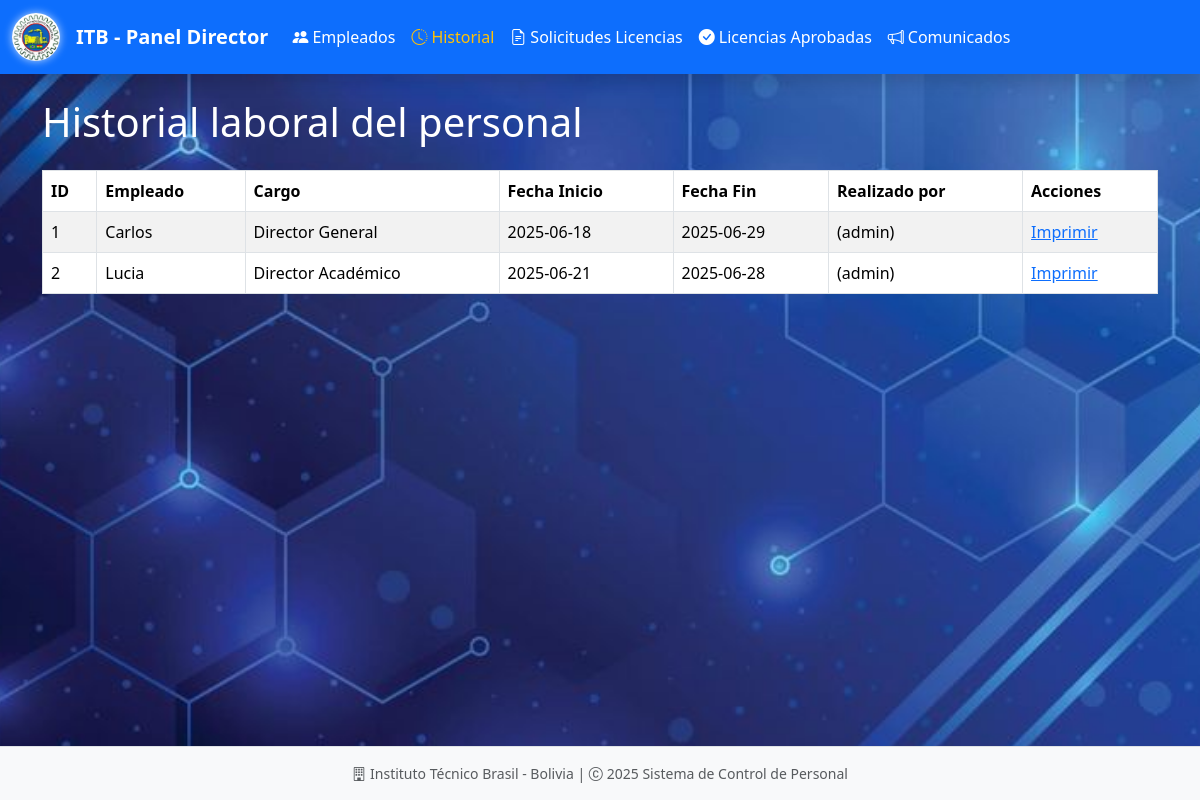
Before: /director/historiales/ with the older database file.
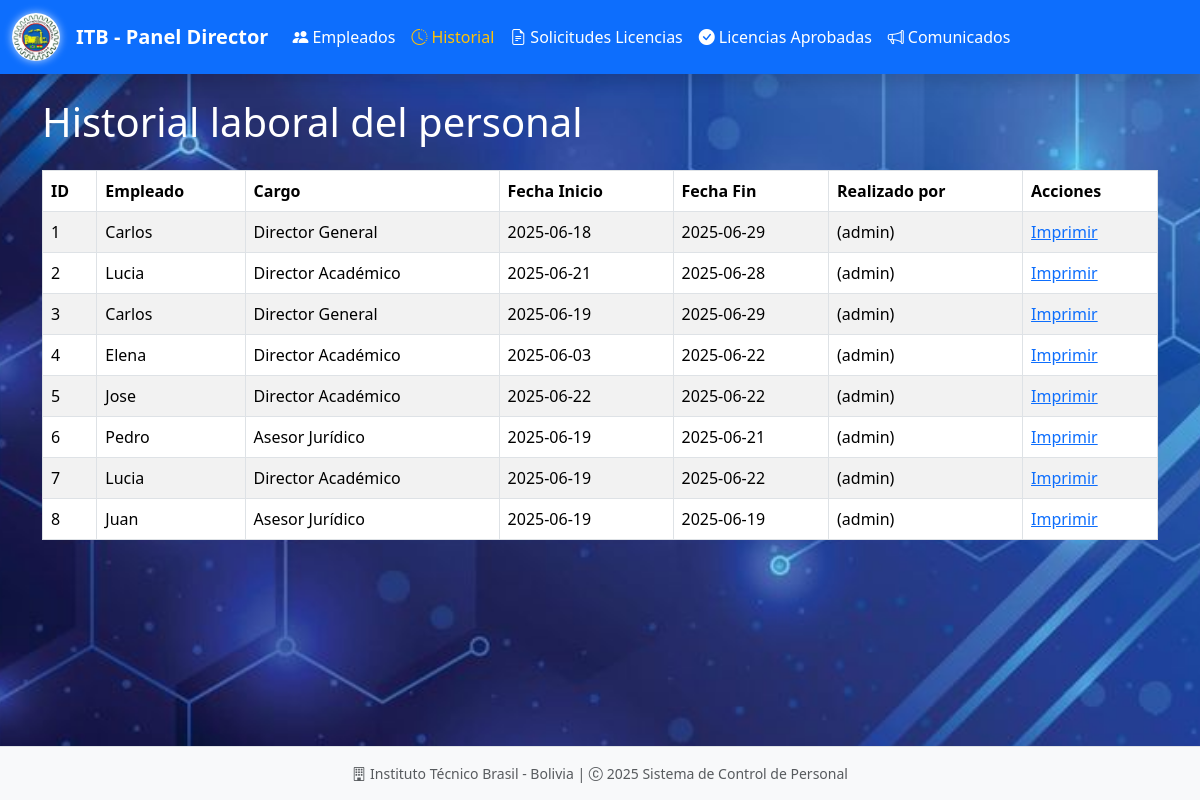
After: the same page with the newer database file.
### models/historial_model.py (models this page shows, shortened)
class Historial(db.Model):
    __tablename__ = "historial_laboral"
    id = db.Column(db.Integer, primary_key=True)
    empleado_id = db.Column(db.Integer, db.ForeignKey('empleados.id'), nullable=False)
    cargo = db.Column(db.String(100), nullable=False)
    fecha_inicio = db.Column(db.Date, nullable=False)
    fecha_fin = db.Column(db.Date)
    usuario_id = db.Column(db.Integer, db.ForeignKey('usuarios.id'), nullable=False)
    empleado = db.relationship('Empleado', back_populates='historial_laboral')
    usuario = db.relationship('Usuario', back_populates='historiales')
    @staticmethod
    def get_all():
        return Historial.query.all()

### models/empleado_model.py (models this page shows, shortened)
class Empleado(db.Model):
    __tablename__ = "empleados"
    id = db.Column(db.Integer, primary_key=True)
    nombre = db.Column(db.String(255), nullable=False)
    apellido = db.Column(db.String(255), nullable=False)
    ci = db.Column(db.String(20), nullable=False, unique=True)
    email = db.Column(db.String(255), nullable=False, unique=True)
    telefono = db.Column(db.String(20), nullable=False)
    fecha = db.Column(db.DateTime, nullable=False, default=datetime.utcnow)
    cargo_id = db.Column(db.Integer, db.ForeignKey('cargos.id'), nullable=False)
    cargo = db.relationship('Cargo', back_populates='empleados')
    usuarios = db.relationship('Usuario', back_populates='empleado', uselist=False)
    asistencias = db.relationship('Asistencia', back_populates='empleado', cascade='all, delete-orphan')
    historial_laboral = db.relationship('Historial', back_populates='empleado', cascade='all, delete-orphan')
    licencias_aprobadas = db.relationship('LicenciaAprobada', back_populates='empleado', cascade='all, delete-orphan')
    solicitudes_licencia = db.relationship('SolicitudLicencia', back_populates='empleado', cascade='all, delete-orphan')
    def delete(self):
        db.session.delete(self)
        db.session.commit()

### models/usuario_model.py (models this page shows, shortened)
class Usuario(db.Model):
    __tablename__ = "usuarios"
    id = db.Column(db.Integer, primary_key=True)
    username = db.Column(db.String(50), nullable=False, unique=True)
    password = db.Column(db.String(255), nullable=False)
    empleado_id = db.Column(db.Integer, db.ForeignKey('empleados.id'), nullable=False)
    rol_id = db.Column(db.Integer, db.ForeignKey('roles.id'), nullable=False)
    rol = db.relationship('Rol', back_populates='usuarios')
    empleado = db.relationship('Empleado', back_populates='usuarios')
    comunicados = db.relationship('Comunicado', back_populates='usuario', cascade='all, delete-orphan')
    historiales = db.relationship('Historial', back_populates='usuario', cascade='all, delete-orphan')
    def delete(self):
        db.session.delete(self)
        db.session.commit()

### controllers/historial_controller.py (the view)
@historial_director_bp.route('/')
def index_director():
    historiales = Historial.get_all()
    return historial_view.director_list(historiales)

### run.py (called while the page is built)
@app.context_processor
def inject_active_path():
    def is_active(path):
        return 'active' if request.path == path else ''
    return(dict(is_active = is_active))

### views/historial_view.py (called while the page is built)
def director_list(historiales):
    return render_template('director/historial/index.html', historiales=historiales)

### templates/director/historial/index.html (shortened to what this page needs)
{% extends 'director/base.html' %}
{% block content %}
<h1 class="mb-4">Historial laboral del personal</h1>
<table class="table table-striped table-bordered table-hover">
    <thead class="thead-dark">
        <tr>
            <th>ID</th>
            <th>Empleado</th>
            <th>Cargo</th>
            <th>Fecha Inicio</th>
            <th>Fecha Fin</th>
            <th>Realizado por</th>
            <th>Acciones</th>
        </tr>
    </thead>
    <tbody>
        {% for item in historiales %}
        <tr>
            <td>{{ item.id }}</td>
            <td>{{ item.empleado.nombre if item.empleado else 'No definido' }}</td>
            <td>{{ item.cargo or 'No definido' }}</td>
            <td>{{ item.fecha_inicio.strftime('%Y-%m-%d') if item.fecha_inicio else 'Sin fecha' }}</td>
            <td>{{ item.fecha_fin.strftime('%Y-%m-%d') if item.fecha_fin else 'Sin fecha' }}</td>
            <td>{{ (item.usuario.nombre ~ ' (' ~ item.usuario.username ~ ')') if item.usuario else 'No definido' }}</td>
            <td>
                <a href="{{ url_for('historial_director.imprimir_director', empleado_id=item.empleado_id) }}">
                    Imprimir
                </a>
            </td>
        </tr>
        {% endfor %}
    </tbody>
</table>
{% endblock %}

Changed rows visible on the page:
added Historial: id "3", empleado "Carlos", cargo "Director General", fecha_inicio "2025-06-19", fecha_fin "2025-06-29", Usuario.username "(admin)"
added Historial: id "4", empleado "Elena", cargo "Director Académico", fecha_inicio "2025-06-03", fecha_fin "2025-06-22", Usuario.username "(admin)"
added Historial: id "5", empleado "Jose", cargo "Director Académico", fecha_inicio "2025-06-22", fecha_fin "2025-06-22", Usuario.username "(admin)"
added Historial: id "6", empleado "Pedro", cargo "Asesor Jurídico", fecha_inicio "2025-06-19", fecha_fin "2025-06-21", Usuario.username "(admin)"
added Historial: id "7", empleado "Lucia", cargo "Director Académico", fecha_inicio "2025-06-19", fecha_fin "2025-06-22", Usuario.username "(admin)"
added Historial: id "8", empleado "Juan", cargo "Asesor Jurídico", fecha_inicio "2025-06-19", fecha_fin "2025-06-19", Usuario.username "(admin)"
